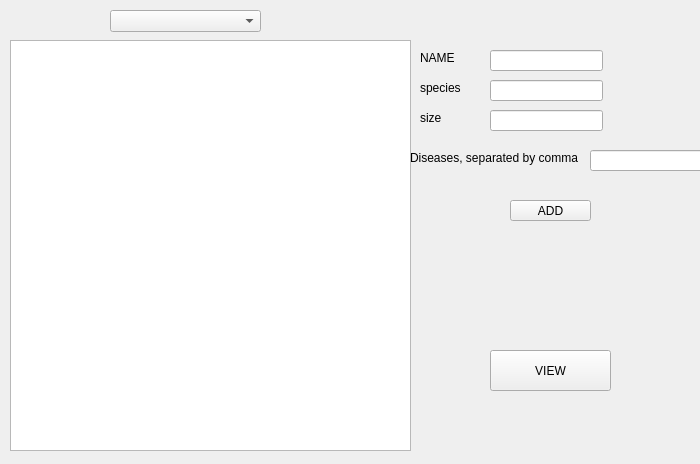
<?xml version="1.0" encoding="UTF-8"?>
<ui version="4.0">
 <class>gui</class>
 <widget class="QWidget" name="gui">
  <property name="geometry">
   <rect>
    <x>0</x>
    <y>0</y>
    <width>700</width>
    <height>464</height>
   </rect>
  </property>
  <property name="windowTitle">
   <string>gui</string>
  </property>
  <widget class="QTableView" name="bacteriaTableView">
   <property name="geometry">
    <rect>
     <x>10</x>
     <y>40</y>
     <width>401</width>
     <height>411</height>
    </rect>
   </property>
  </widget>
  <widget class="QComboBox" name="bacteriaSpeciesComboBox">
   <property name="geometry">
    <rect>
     <x>110</x>
     <y>10</y>
     <width>151</width>
     <height>22</height>
    </rect>
   </property>
  </widget>
  <widget class="QPushButton" name="addButton">
   <property name="geometry">
    <rect>
     <x>510</x>
     <y>200</y>
     <width>81</width>
     <height>21</height>
    </rect>
   </property>
   <property name="text">
    <string>ADD</string>
   </property>
  </widget>
  <widget class="QLineEdit" name="nameLineEdit">
   <property name="geometry">
    <rect>
     <x>490</x>
     <y>50</y>
     <width>113</width>
     <height>21</height>
    </rect>
   </property>
  </widget>
  <widget class="QLineEdit" name="speciesLineEdit">
   <property name="geometry">
    <rect>
     <x>490</x>
     <y>80</y>
     <width>113</width>
     <height>21</height>
    </rect>
   </property>
  </widget>
  <widget class="QLineEdit" name="sizeLineEdit">
   <property name="geometry">
    <rect>
     <x>490</x>
     <y>110</y>
     <width>113</width>
     <height>21</height>
    </rect>
   </property>
  </widget>
  <widget class="QLineEdit" name="diseasesLineEdit">
   <property name="geometry">
    <rect>
     <x>590</x>
     <y>150</y>
     <width>113</width>
     <height>21</height>
    </rect>
   </property>
  </widget>
  <widget class="QLabel" name="label">
   <property name="geometry">
    <rect>
     <x>420</x>
     <y>50</y>
     <width>49</width>
     <height>16</height>
    </rect>
   </property>
   <property name="text">
    <string>NAME</string>
   </property>
  </widget>
  <widget class="QLabel" name="label_2">
   <property name="geometry">
    <rect>
     <x>420</x>
     <y>80</y>
     <width>49</width>
     <height>16</height>
    </rect>
   </property>
   <property name="text">
    <string>species</string>
   </property>
  </widget>
  <widget class="QLabel" name="label_3">
   <property name="geometry">
    <rect>
     <x>420</x>
     <y>110</y>
     <width>49</width>
     <height>16</height>
    </rect>
   </property>
   <property name="text">
    <string>size</string>
   </property>
  </widget>
  <widget class="QLabel" name="label_4">
   <property name="geometry">
    <rect>
     <x>410</x>
     <y>150</y>
     <width>201</width>
     <height>16</height>
    </rect>
   </property>
   <property name="text">
    <string>Diseases, separated by comma</string>
   </property>
  </widget>
  <widget class="QPushButton" name="viewButton">
   <property name="geometry">
    <rect>
     <x>490</x>
     <y>350</y>
     <width>121</width>
     <height>41</height>
    </rect>
   </property>
   <property name="text">
    <string>VIEW</string>
   </property>
  </widget>
 </widget>
 <resources/>
 <connections/>
</ui>
